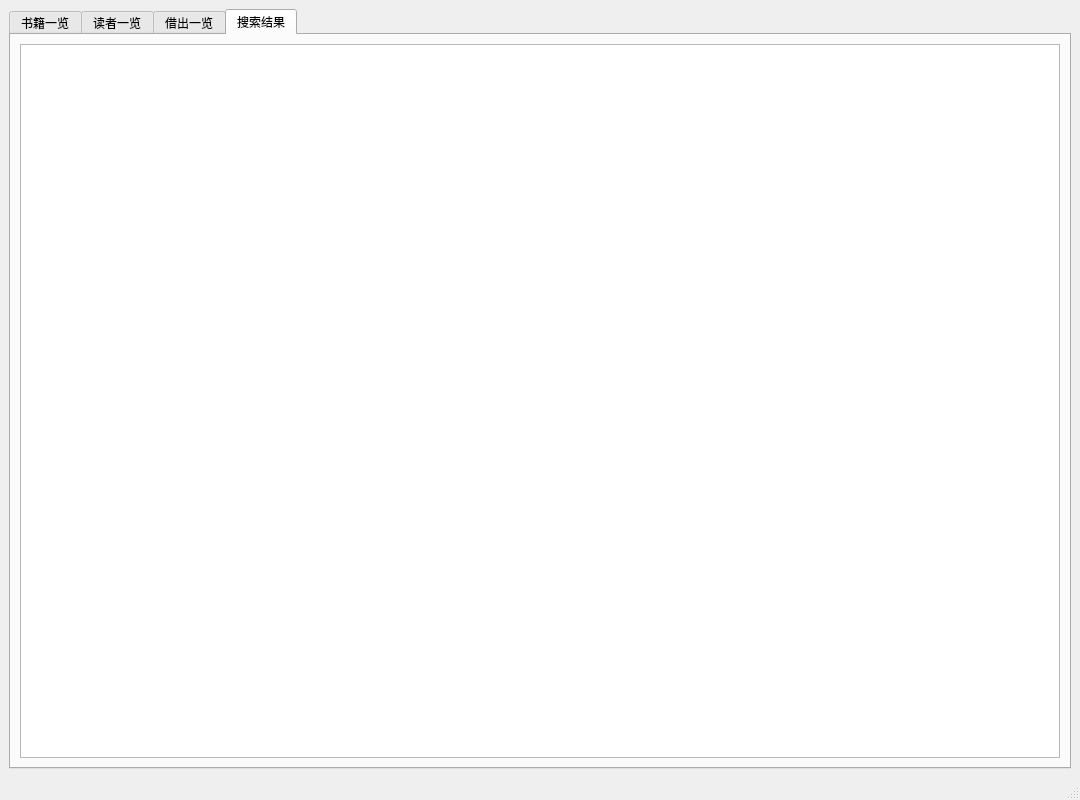
<?xml version="1.0" encoding="UTF-8"?>
<ui version="4.0">
 <class>MainWindow</class>
 <widget class="QMainWindow" name="MainWindow">
  <property name="geometry">
   <rect>
    <x>0</x>
    <y>0</y>
    <width>1080</width>
    <height>800</height>
   </rect>
  </property>
  <property name="sizePolicy">
   <sizepolicy hsizetype="Preferred" vsizetype="Preferred">
    <horstretch>0</horstretch>
    <verstretch>0</verstretch>
   </sizepolicy>
  </property>
  <property name="windowTitle">
   <string>MainWindow</string>
  </property>
  <widget class="QWidget" name="centralwidget">
   <layout class="QHBoxLayout" name="horizontalLayout">
    <item>
     <widget class="QTabWidget" name="tabWidget">
      <property name="currentIndex">
       <number>3</number>
      </property>
      <widget class="QWidget" name="tab">
       <attribute name="title">
        <string>书籍一览</string>
       </attribute>
       <layout class="QHBoxLayout" name="horizontalLayout_2">
        <item>
         <widget class="QTableView" name="bookView">
          <property name="editTriggers">
           <set>QAbstractItemView::NoEditTriggers</set>
          </property>
          <property name="selectionBehavior">
           <enum>QAbstractItemView::SelectRows</enum>
          </property>
          <property name="sortingEnabled">
           <bool>true</bool>
          </property>
         </widget>
        </item>
       </layout>
      </widget>
      <widget class="QWidget" name="tab_2">
       <attribute name="title">
        <string>读者一览</string>
       </attribute>
       <layout class="QHBoxLayout" name="horizontalLayout_3">
        <item>
         <widget class="QTableView" name="readerView">
          <property name="editTriggers">
           <set>QAbstractItemView::NoEditTriggers</set>
          </property>
          <property name="selectionBehavior">
           <enum>QAbstractItemView::SelectRows</enum>
          </property>
          <property name="sortingEnabled">
           <bool>true</bool>
          </property>
         </widget>
        </item>
       </layout>
      </widget>
      <widget class="QWidget" name="tab_3">
       <attribute name="title">
        <string>借出一览</string>
       </attribute>
       <layout class="QHBoxLayout" name="horizontalLayout_4">
        <item>
         <widget class="QTableView" name="lentView">
          <property name="editTriggers">
           <set>QAbstractItemView::NoEditTriggers</set>
          </property>
          <property name="selectionBehavior">
           <enum>QAbstractItemView::SelectRows</enum>
          </property>
          <property name="sortingEnabled">
           <bool>true</bool>
          </property>
         </widget>
        </item>
       </layout>
      </widget>
      <widget class="QWidget" name="tab_4">
       <attribute name="title">
        <string>搜索结果</string>
       </attribute>
       <layout class="QHBoxLayout" name="horizontalLayout_5">
        <item>
         <widget class="QTableView" name="searchView">
          <property name="editTriggers">
           <set>QAbstractItemView::NoEditTriggers</set>
          </property>
          <property name="selectionBehavior">
           <enum>QAbstractItemView::SelectRows</enum>
          </property>
          <property name="sortingEnabled">
           <bool>true</bool>
          </property>
         </widget>
        </item>
       </layout>
      </widget>
     </widget>
    </item>
   </layout>
  </widget>
  <widget class="QMenuBar" name="menubar">
   <property name="geometry">
    <rect>
     <x>0</x>
     <y>0</y>
     <width>1080</width>
     <height>23</height>
    </rect>
   </property>
  </widget>
  <widget class="QStatusBar" name="statusbar"/>
 </widget>
 <resources/>
 <connections/>
</ui>
